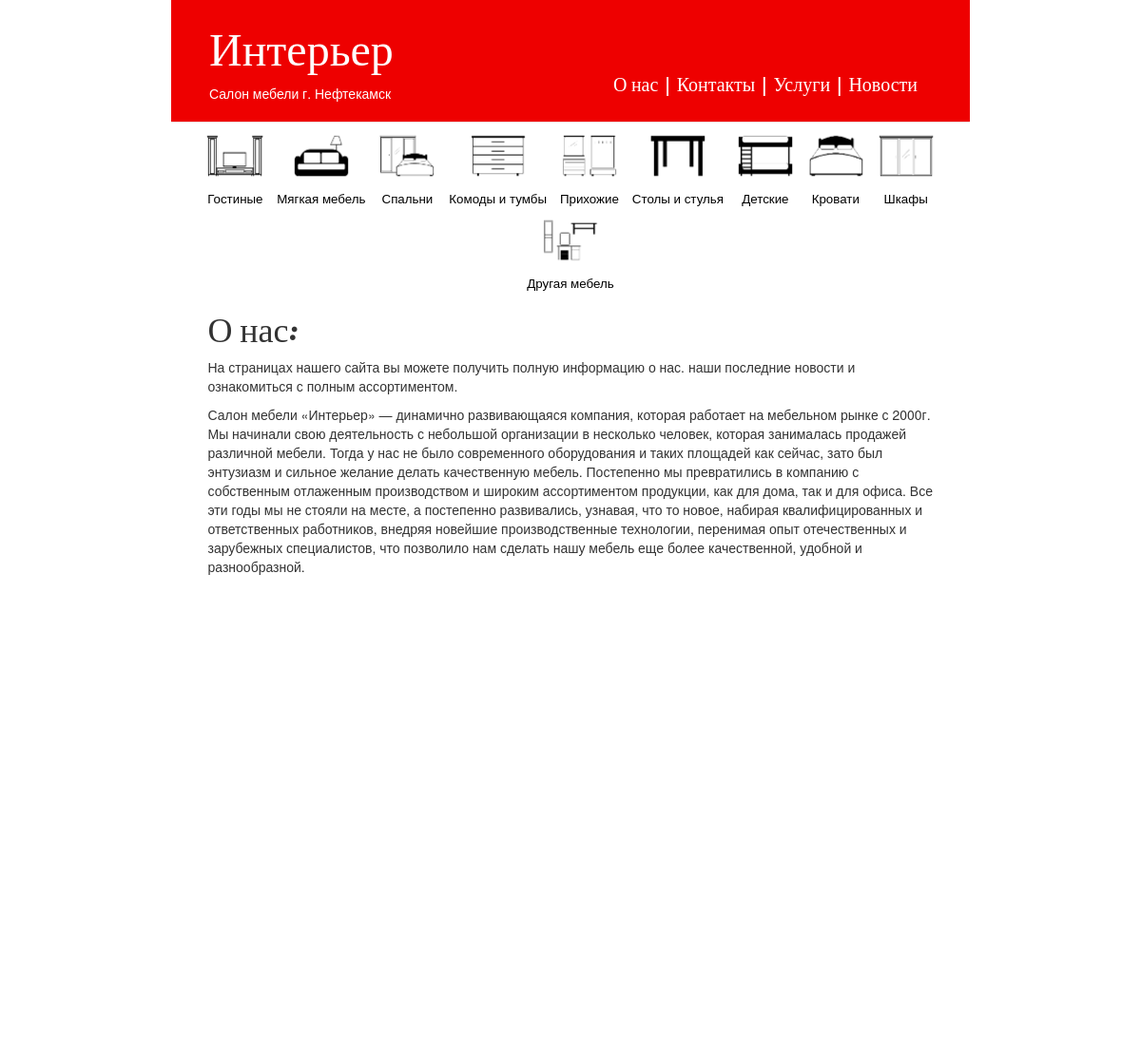
The page /about/ on the database its author committed.
### blog/models.py (models this page shows, shortened)
class Category(models.Model):
	title = models.CharField(max_length = 200)
	image = models.ImageField(upload_to = 'images/categories', null = True, blank = True)
	master_id = models.ForeignKey('blog.Category', related_name = 'subcats', blank=True,  null=True, on_delete=models.SET_NULL)

### blog/views.py (the view)
# urls.py: url(r'^about/',  views.about, name='about'),
def about(request):
	categories = Category.objects.all()
	return render(request, 'blog/about.html', {'categories':categories})

### blog/templates/blog/about.html
{% extends 'blog/base.html' %}
{% block content %}
	<h1>О нас:</h1>
	<p>На страницах нашего сайта вы можете получить полную информацию о нас. наши последние новости и ознакомиться с полным ассортиментом.</p>
	<p>Салон мебели «Интерьер» —  динамично развивающаяся компания, которая работает на мебельном рынке с 2000г. Мы начинали свою деятельность с небольшой организации в несколько человек, которая занималась продажей различной мебели. Тогда у нас не было современного оборудования и таких площадей как сейчас, зато был энтузиазм и сильное желание делать качественную мебель. Постепенно мы превратились в компанию с собственным отлаженным производством и широким ассортиментом продукции, как для дома, так и для офиса. Все эти годы мы не стояли на месте, а постепенно развивались, узнавая, что то новое, набирая квалифицированных и ответственных работников, внедряя новейшие производственные технологии, перенимая опыт отечественных и зарубежных специалистов, что позволило нам сделать нашу мебель еще более качественной, удобной и разнообразной. </p>
{% endblock %}

### blog/templates/blog/base.html (shortened to what this page needs)
{% load staticfiles %}
<html>
	<head>
		<link rel="stylesheet" href="//maxcdn.bootstrapcdn.com/bootstrap/3.2.0/css/bootstrap.min.css">
    	<link rel="stylesheet" href="//maxcdn.bootstrapcdn.com/bootstrap/3.2.0/css/bootstrap-theme.min.css">
    	<link rel="stylesheet" href="{% static 'css/blog.css' %}">
	</head>
	<body>
		<div class="page-header">
			<p class ="top-menu"> <a href="{% url 'about'  %}">О нас</a> | <a href="{% url 'contacts'  %}">Контакты</a> |  <a href="{% url 'service'  %}">Услуги</a> | <a href="/">Новости</a></p>
			<h1><a href="/">Интерьер</a></h1>
			<span class="header-text">Салон мебели г. Нефтекамск</span>
		</div>
		<div class="furniture-menu">
			<div class = "furniture-menu-inner">
				{% for cat in categories %}
					{% if not cat.master_id %}
						<div class="cat" id="{{cat.pk}}">
							<a  href="{% url 'category' pk=cat.pk %}">
								{% if cat.image %}
				    				<img class="cat-image" src="{{ cat.image.url }}">
				    			{% endif %}
			    				<span class="cat-title">{{ cat.title}}</span>
			    			</a>
						</div>
					{% endif %}
				{% endfor %}
			</div>
		</div>
		<div class="content container">
		    {% block content %}
		    {% endblock %}
	    </div>
	</body>
</html>

### blog/static/css/blog.css (style rules this page uses)
html, body { height: 100%; }
.page-header { background-color: #ee0000; margin: 0 15%; padding: 5px 20px 20px 40px; }
.header-text { color: white; }
.furniture-menu { text-align: center; margin: 0 15%; height: auto; min-height: 10%; width: auto; }
.cat { display: inline-block; background-color: white; font-size: 10pt; text-align: center; }
.cat-image { height: 70px; width: auto; display: block; }
.cat-title { margin: 0 5px; }
.page-header h1, .page-header h1 a, .page-header h1 a:visited, .page-header h1 a:active { color: #ffffff; font-size: 36pt; text-decoration: none; }
.content { width: 793px; height: auto; min-height: 100%; }
h1, h2, h3, h4 { font-family: 'Lobster', cursive; }
a { color: black; }
.top-menu { color: white; float: right; font-size: 15pt; margin-right: 35px; margin-top: 70px; font-family: 'Lobster', cursive; }
.top-menu a { color: white; }
img { max-height: 300px; max-width: 780px; margin: auto; }

### rows shown on the page
Category: image (picture), title "Гостиные"
Category: image (picture), title "Мягкая мебель"
Category: image (picture), title "Спальни"
Category: image (picture), title "Комоды и тумбы"
Category: image (picture), title "Прихожие"
Category: image (picture), title "Столы и стулья"
Category: image (picture), title "Детские"
Category: image (picture), title "Кровати"
Category: image (picture), title "Шкафы"
Category: image (picture), title "Другая мебель"
